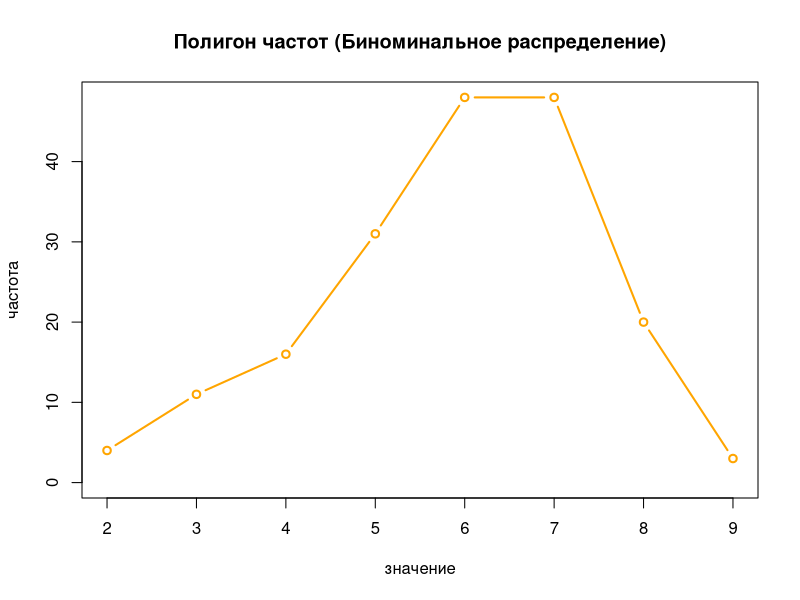
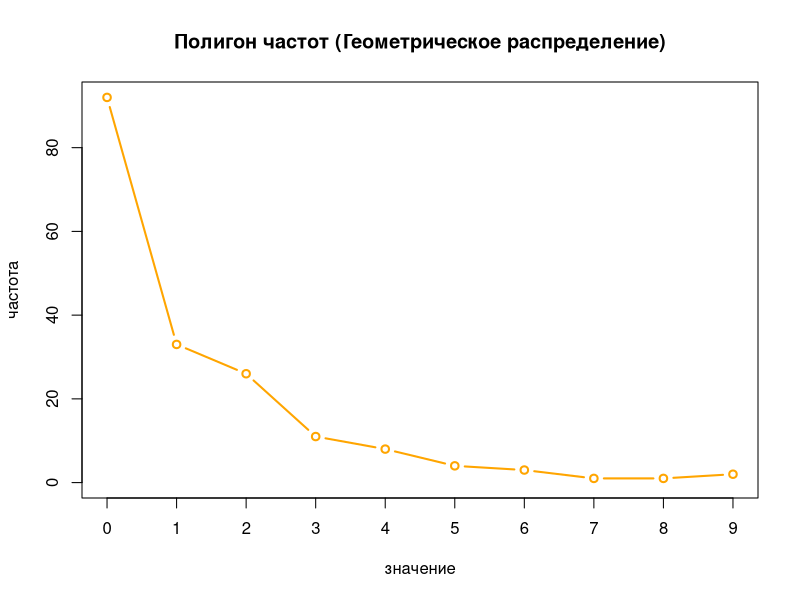
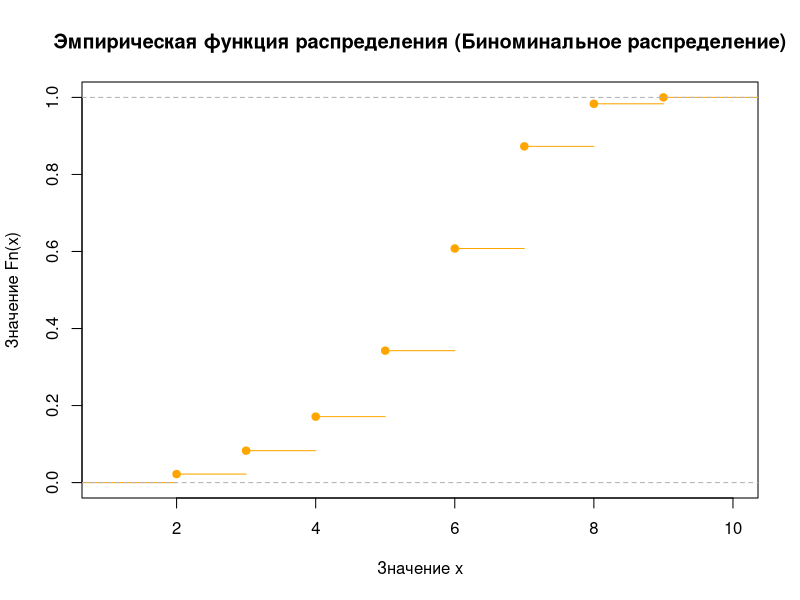
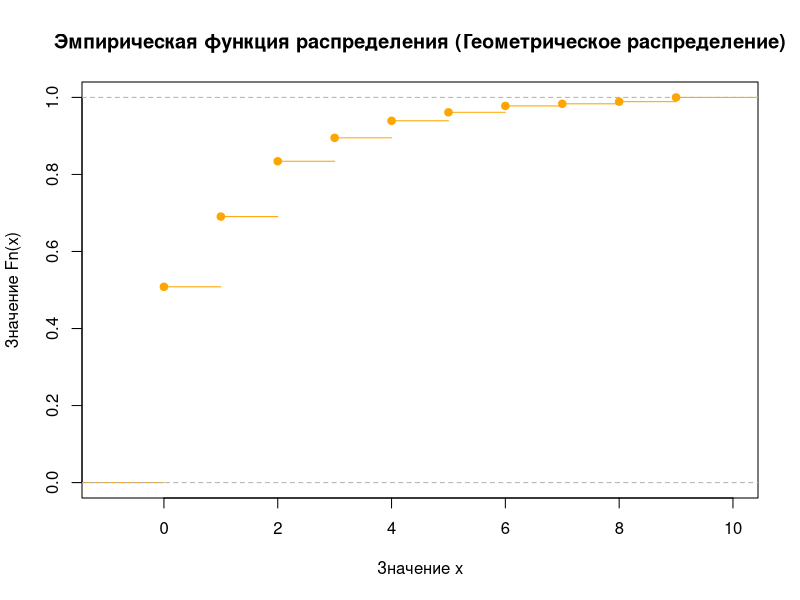
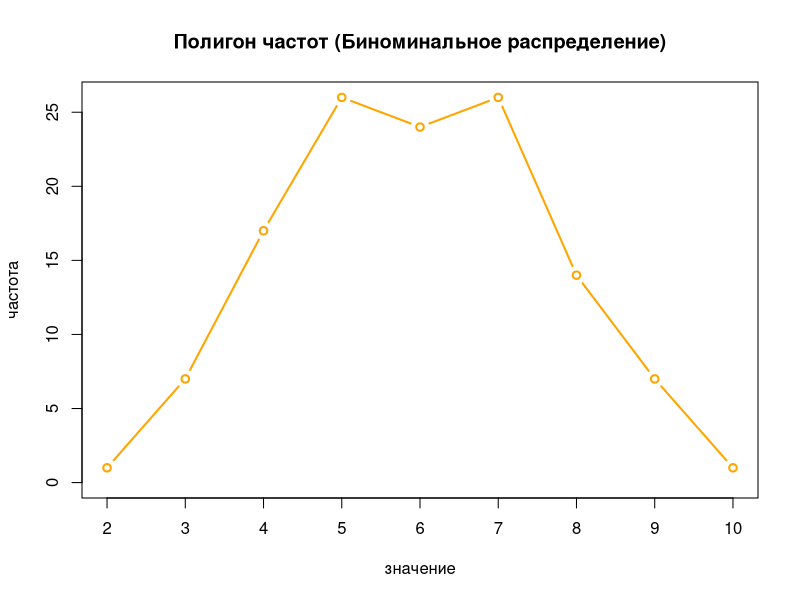
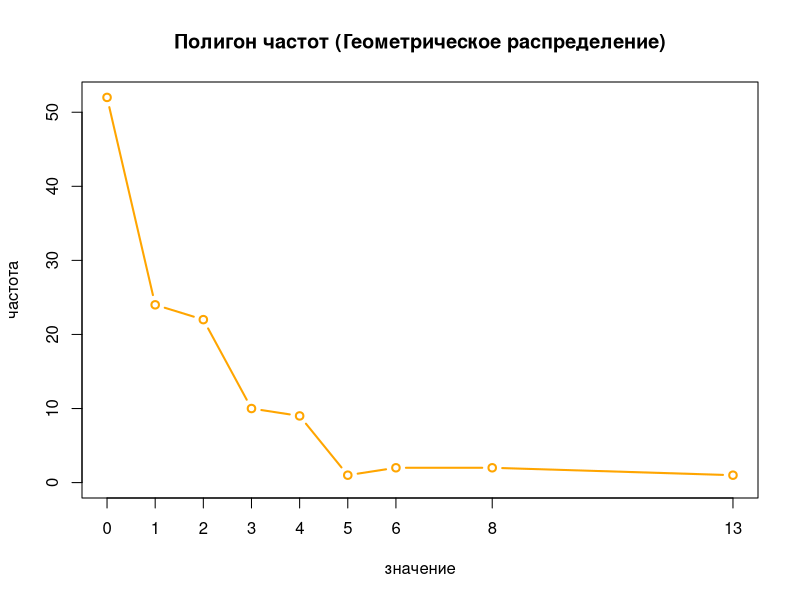
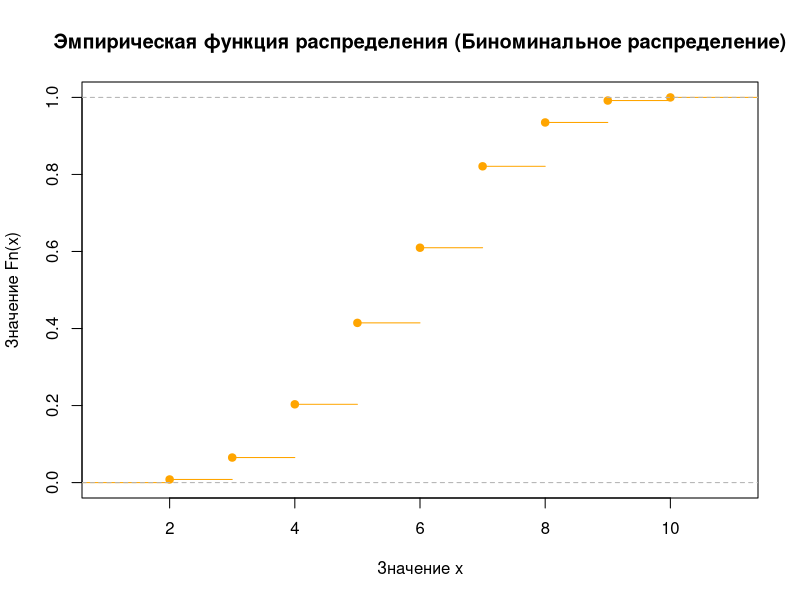
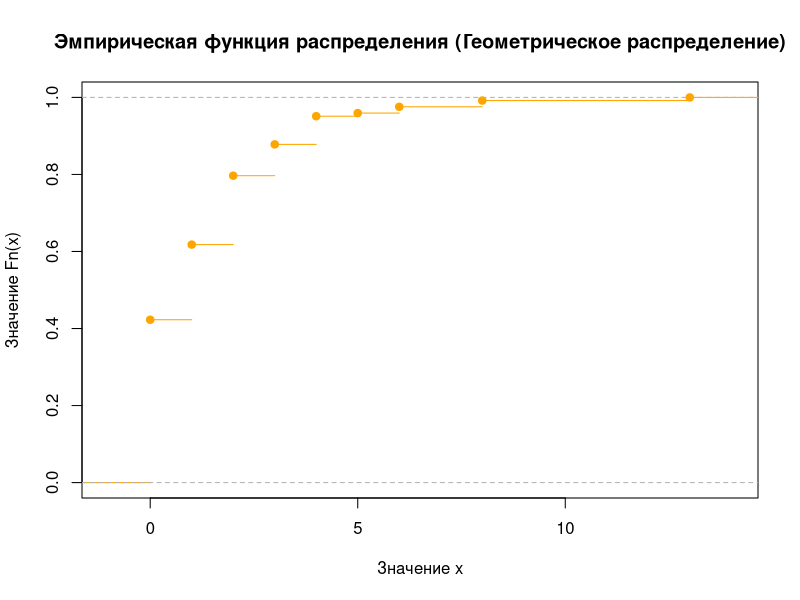

R code for these plots, in order:
library(e1071)

#генирируем объем выборки 
n <- sample(100:200, 1)

size_bin <- 10
prob_bin <- 0.6

bin_raspr <- rbinom(n, size_bin, prob_bin)

sprintf("объем выборки n = %d биноминальное распределения", n)
print(bin_raspr)

prob_geom = 0.4

geom_raspr <- rgeom(n, prob_geom)

sprintf("объем выборки n = %d геометрического распределения", n)
print(geom_raspr)


freq_table_bin <- table(bin_raspr)
freq_table_geom <- table(geom_raspr)


plot(freq_table_bin, type = "b", lty = 1, main = "Полигон частот (Биноминальное распределение)",
     xlab = "значение", ylab = "частота", col = "orange", bg = "white", )

plot(freq_table_geom, type = "b", lty = 1, main = "Полигон частот (Геометрическое распределение)",
     xlab = "значение", ylab = "частота", col = "orange", bg = "white", )


fn_binom <- ecdf(bin_raspr)
fn_geom  <- ecdf(geom_raspr)


plot(fn_binom, lty=1,
     main="Эмпирическая функция распределения (Биноминальное распределение)",
     xlab="Значение x", ylab="Значение Fn(x)", col = "orange", bg = "white")


plot(fn_geom, lty=1, main="Эмпирическая функция распределения (Геометрическое распределение)",
     xlab="Значение x", ylab="Значение Fn(x)", col = "orange", bg = "white")


#числовые характеристики

# Выборочное среднее

mean_estimate_bin <- mean(bin_raspr)
mean_estimate_geom  <- mean(geom_raspr)

sprintf("Выборочное среднее (Биноминальное распределение) = %f", mean_estimate_bin)

sprintf("Выборочное среднее (Геометрическое распределение) = %f", mean_estimate_geom)

#дисперсия

disp_binom <- var(bin_raspr)
disp_geom <- var(geom_raspr)

sprintf("Дисперсия (Биноминальное распределение) = %f", disp_binom)

sprintf("Дисперсия (Геометрическое распределение) = %f", disp_geom)

#СКО среднее квадротичное отклонение

sko_bin <- sd(bin_raspr)
sko_geom  <- sd(geom_raspr)

sprintf("СКО (Биноминальное распределение) = %f", sko_bin)

sprintf("СКО (Геометрическое распределение) = %f", sko_geom)

#мода

moda_bin <- sort(unique(bin_raspr))[which.max(table(bin_raspr))]
moda_geom <- sort(unique(geom_raspr))[which.max(table(geom_raspr))]

sprintf("Мода (Биноминальное распределение) = %d", moda_bin)

sprintf("Мода (Геометрическое распределение) = %d", moda_geom)

#медиана 

median_bin <- median(bin_raspr)
median_geom <- median(geom_raspr)

sprintf("Медиана (Биноминальное распределение) = %d", median_bin)

sprintf("Медиана (Геометрическое распределение) = %d", median_geom)

#коэффицент ассиметрии 

koef_ass_bin <-  (sum((bin_raspr - mean(bin_raspr))^3) / n) / sko_bin^3

koeff_ass_geom <-  (sum((geom_raspr - mean(geom_raspr))^3) / n) / sko_bin^3


sprintf("Коэффициент асимметрии (Биноминальное распределение) = %f", koef_ass_bin)

sprintf("Коэффициент асимметрии (Геометрическое распределение) = %f", koeff_ass_geom)


#коэффицент эксцесса

koef_ess_bin <-  kurtosis(bin_raspr)

koeff_ess_geom <-  kurtosis(geom_raspr)


sprintf("Коэффициент асимметрии (Биноминальное распределение) = %f", koef_ess_bin)

sprintf("Коэффициент асимметрии (Геометрическое распределение) = %f", koeff_ess_geom)


#теоритическое мат ожидание и дисперсии

theoretic_math_bin <- size_bin * prob_bin
theoretic_disp_bin  <- size_bin * prob_bin * (1 - prob_bin)


sprintf("Теоретическое матожидание (Биноминальное распределение) M(X) = %f", theoretic_math_bin)
sprintf("Теоретическая дисперсия (Биноминальное распределение) D(X) = %f", theoretic_disp_bin)

theoretic_math_geom <- (1 - prob_geom) / prob_geom
theoretic_disp_geom  <- (1 - prob_geom) / (prob_geom^2)

sprintf("Теоретическое матожидание (Геометрическое распределение) M(X) = %f", theoretic_math_geom)
sprintf("Теоретическая дисперсия (Геометрическое распределение) D(X) = %f", theoretic_disp_geom)


#сравнение оценок

library(e1071)

#генирируем объем выборки 
n <- sample(100:200, 1)

size_bin <- 10
prob_bin <- 0.6

bin_raspr <- rbinom(n, size_bin, prob_bin)

sprintf("объем выборки n = %d биноминальное распределения", n)
print(bin_raspr)

prob_geom = 0.4

geom_raspr <- rgeom(n, prob_geom)

sprintf("объем выборки n = %d геометрического распределения", n)
print(geom_raspr)


freq_table_bin <- table(bin_raspr)
freq_table_geom <- table(geom_raspr)


plot(freq_table_bin, type = "b", lty = 1, main = "Полигон частот (Биноминальное распределение)",
     xlab = "значение", ylab = "частота", col = "orange", bg = "white", )

plot(freq_table_geom, type = "b", lty = 1, main = "Полигон частот (Геометрическое распределение)",
     xlab = "значение", ylab = "частота", col = "orange", bg = "white", )


fn_binom <- ecdf(bin_raspr)
fn_geom  <- ecdf(geom_raspr)


plot(fn_binom, lty=1,
     main="Эмпирическая функция распределения (Биноминальное распределение)",
     xlab="Значение x", ylab="Значение Fn(x)", col = "orange", bg = "white")


plot(fn_geom, lty=1, main="Эмпирическая функция распределения (Геометрическое распределение)",
     xlab="Значение x", ylab="Значение Fn(x)", col = "orange", bg = "white")


#числовые характеристики

# Выборочное среднее

mean_estimate_bin <- mean(bin_raspr)
mean_estimate_geom  <- mean(geom_raspr)

sprintf("Выборочное среднее (Биноминальное распределение) = %f", mean_estimate_bin)

sprintf("Выборочное среднее (Геометрическое распределение) = %f", mean_estimate_geom)

#дисперсия

disp_bin <- var(bin_raspr)
disp_geom <- var(geom_raspr)

sprintf("Дисперсия (Биноминальное распределение) = %f", disp_binom)

sprintf("Дисперсия (Геометрическое распределение) = %f", disp_geom)

#СКО среднее квадротичное отклонение

sko_bin <- sd(bin_raspr)
sko_geom  <- sd(geom_raspr)

sprintf("СКО (Биноминальное распределение) = %f", sko_bin)

sprintf("СКО (Геометрическое распределение) = %f", sko_geom)

#мода

moda_bin <- sort(unique(bin_raspr))[which.max(table(bin_raspr))]
moda_geom <- sort(unique(geom_raspr))[which.max(table(geom_raspr))]

sprintf("Мода (Биноминальное распределение) = %d", moda_bin)

sprintf("Мода (Геометрическое распределение) = %d", moda_geom)

#медиана 

median_bin <- median(bin_raspr)
median_geom <- median(geom_raspr)

sprintf("Медиана (Биноминальное распределение) = %d", median_bin)

sprintf("Медиана (Геометрическое распределение) = %d", median_geom)

#коэффицент ассиметрии 

koef_ass_bin <-  (sum((bin_raspr - mean(bin_raspr))^3) / n) / sko_bin^3

koeff_ass_geom <-  (sum((geom_raspr - mean(geom_raspr))^3) / n) / sko_bin^3


sprintf("Коэффициент асимметрии (Биноминальное распределение) = %f", koef_ass_bin)

sprintf("Коэффициент асимметрии (Геометрическое распределение) = %f", koeff_ass_geom)


#коэффицент эксцесса

koef_ess_bin <-  kurtosis(bin_raspr)

koeff_ess_geom <-  kurtosis(geom_raspr)


sprintf("Коэффициент асимметрии (Биноминальное распределение) = %f", koef_ess_bin)

sprintf("Коэффициент асимметрии (Геометрическое распределение) = %f", koeff_ess_geom)


#теоритическое мат ожидание и дисперсии

theoretic_math_bin <- size_bin * prob_bin
theoretic_disp_bin  <- size_bin * prob_bin * (1 - prob_bin)


sprintf("Теоретическое матожидание (Биноминальное распределение) M(X) = %f", theoretic_math_bin)
sprintf("Теоретическая дисперсия (Биноминальное распределение) D(X) = %f", theoretic_disp_bin)

theoretic_math_geom <- (1 - prob_geom) / prob_geom
theoretic_disp_geom  <- (1 - prob_geom) / (prob_geom^2)

sprintf("Теоретическое матожидание (Геометрическое распределение) M(X) = %f", theoretic_math_geom)
sprintf("Теоретическая дисперсия (Геометрическое распределение) D(X) = %f", theoretic_disp_geom)


#сравнение оценок


cat("Сравнение биноминального распределения\n")
cat("Матожидание\n")
cat(sprintf("теоритическое - %f\n", theoretic_math_bin))
cat(sprintf("выборочное - %f\n", theoretic_disp_bin))
cat(sprintf("разница: %f\n", abs(theoretic_math_bin - mean_estimate_bin)))
cat(sprintf("относительная ошибка: %f%%\n",(abs(theoretic_math_bin - mean_estimate_bin) / theoretic_math_bin) * 100))


cat("\nДисперсия:\n")
cat(sprintf("теоретическое -  %f\n", theoretic_disp_bin))
cat(sprintf("выборочное -  %f\n", disp_bin))
cat(sprintf("разница -  %f\n", abs(theoretic_disp_bin - disp_bin)))
cat(sprintf("относительная ошибка - %f%%\n",
            (abs(theoretic_disp_bin - disp_bin) /  theoretic_disp_bin) * 100))


cat("Сравнение геометрического распроеделения\n")
cat("Матожидание\n")
cat(sprintf("теоритическое - %f\n", theoretic_math_geom))
cat(sprintf("выборочное - %f\n", theoretic_disp_geom))
cat(sprintf("разница: %f\n", abs(theoretic_math_geom - mean_estimate_geom)))
cat(sprintf("относительная ошибка: %f%%\n",(abs(theoretic_math_geom - mean_estimate_geom) / theoretic_math_geom) * 100))


cat("\nДисперсия:\n")
cat(sprintf("теоретическое -  %f\n", theoretic_disp_geom))
cat(sprintf("выборочное -  %f\n", disp_geom))
cat(sprintf("разница -  %f\n", abs(theoretic_disp_geom - disp_geom)))
cat(sprintf("относительная ошибка - %f%%\n",
            (abs(theoretic_disp_geom - disp_geom) /  theoretic_disp_geom) * 100))
